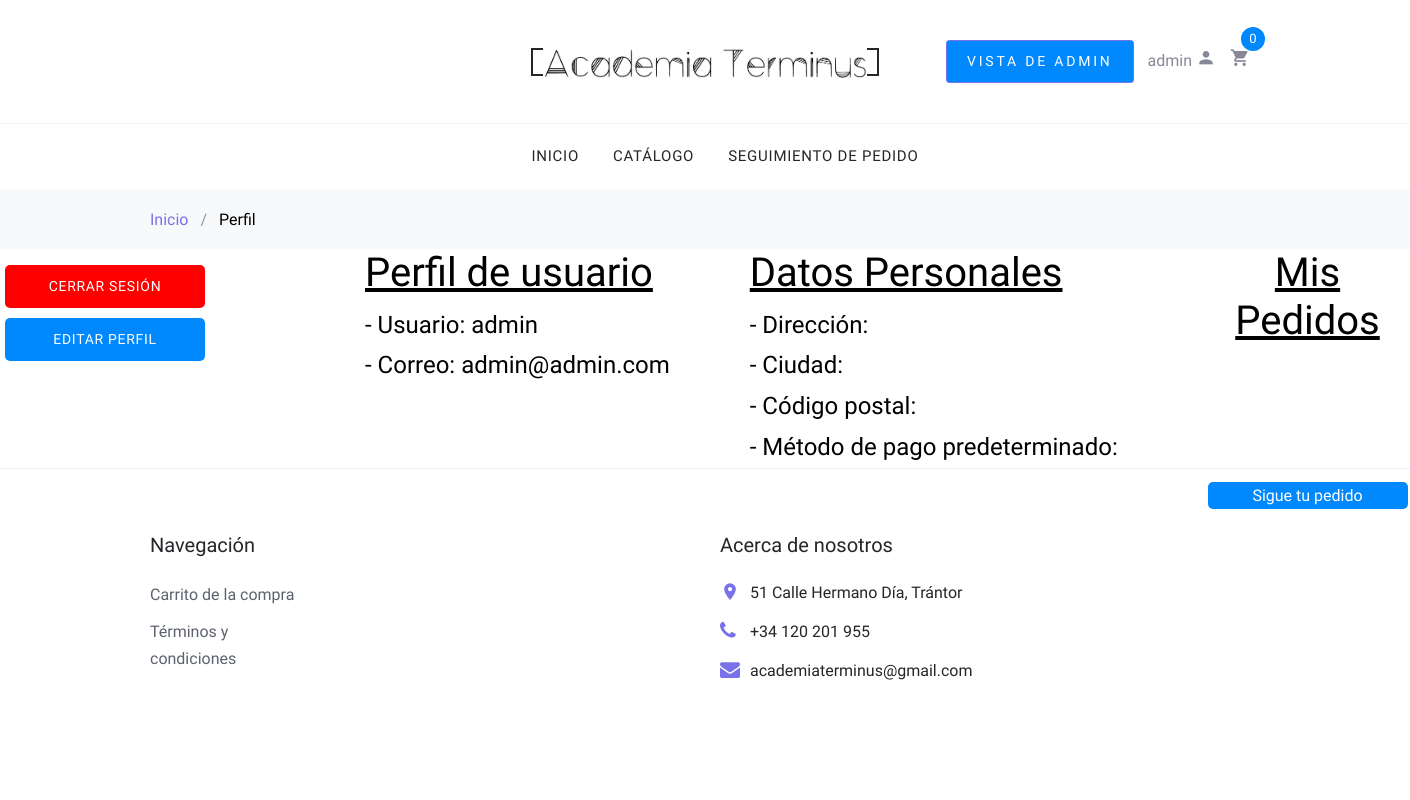
/accounts/profile/ (signed in), run on an earlier commit of the app's database.
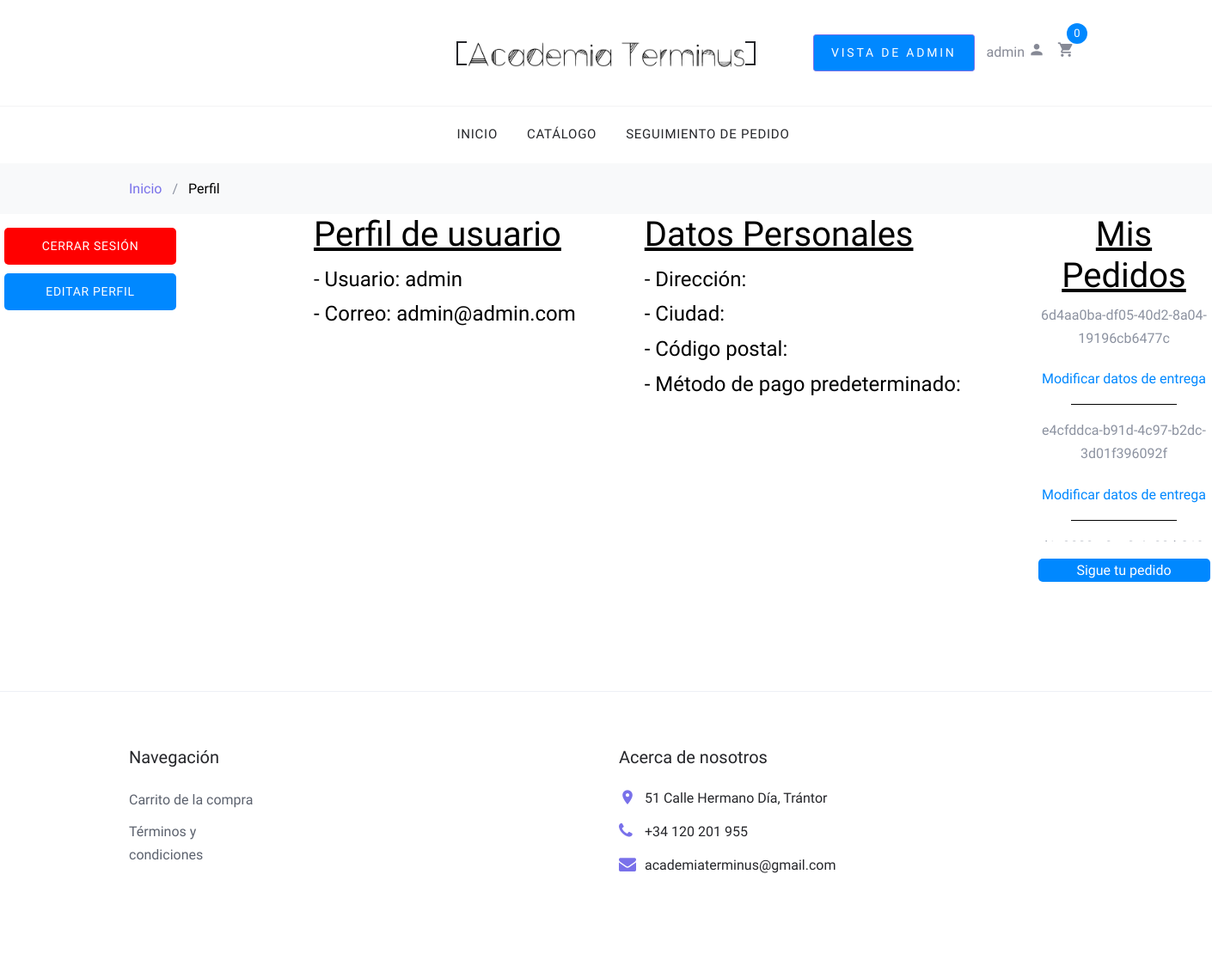
And on a later commit of the database.
### order/models.py (models this page shows, shortened)
class Order(models.Model):
    PAYMENT_METHOD_CHOICES = [
        ('tarjeta', 'Tarjeta'),
        ('contrareembolso', 'Contra reembolso'),
    ]
    first_name = models.CharField(max_length=50)
    last_name = models.CharField(max_length=50)
    email = models.EmailField()
    address = models.CharField(max_length=250)
    postal_code = models.CharField(max_length=20)
    city = models.CharField(max_length=100)
    created = models.DateTimeField(auto_now_add=True)
    updated = models.DateTimeField(auto_now=True)
    paid = models.BooleanField(default=False)
    code = models.UUIDField(default=uuid.uuid4, editable=False)
    payment_method = models.CharField(max_length=20, choices=PAYMENT_METHOD_CHOICES, default='tarjeta')
    class Meta:
        ordering = ('-created',)
        verbose_name = 'pedidos'
        verbose_name_plural = 'pedidos'

### accounts/views.py (the view)
# urls.py: path('profile/', view=views.profile, name= 'profile'),
def profile(request):
    context = {}
    user_email = request.user.email
    user_orders = Order.objects.filter(email=user_email)
    context['orders'] = user_orders
    return render(request,'user/profile.html', context)

### cart/cart.py (called while the page is built)
    def __len__(self):
        return sum(item['quantity'] for item in self.cart.values())

### cart/context_processors.py (called while the page is built)
def cart(request):
    return {'cart': Cart(request)}

### accounts/templates/user/profile.html (shortened to what this page needs)
{% extends "shop/base/base.html" %}
{% load static %}
{% load crispy_forms_tags %}
{% block content %}
<head>
</head>
<div class="bg-light py-3">
    <div class="container">
        <div class="row">
            <div class="col-md-12 mb-0"><a href="/">Inicio</a> <span class="mx-2 mb-0">/</span> <strong
                    class="text-black">Perfil</strong></div>
        </div>
    </div>
</div>
<center>
  <div class="content">
    <div class="edit-close">
        <div class="mt-3">
          <a href="logout/" class="btn btn-sm" style="border-radius:5px; background-color:red; color:white; display:block; margin-bottom: 10px; width: 200px; margin-left:auto">Cerrar sesión</a>
          <a href="/accounts/edit_profile/" class="btn btn-sm" style="border-radius:5px; background-color: #0088FF; color:white; display:block; width: 200px; margin-left:auto">Editar perfil</a>
        </div>
    </div>
    <div class="perfil" style="display:flex;flex-direction:row ;text-align:left; padding-left:10rem; width:1000px">
        <div style="margin-right:5rem">
          <h1 style="color:black"><u>Perfil de usuario</u></h1>
          <a style="color:black; font-size:1.5rem">- Usuario: {{ user.username }}</a>
          <br>
          <a style="color:black; font-size:1.5rem">- Correo: {{ user.email }}</a>
        </div>
        <div>
          <h1 style="color:black"><u>Datos Personales</u></h1>
          <a style="color:black; font-size:1.5rem">- Dirección: {{ user.cliente.dirección }}</a>
          <br>
          <a style="color:black; font-size:1.5rem">- Ciudad: {{ user.cliente.ciudad }}</a>
          <br>
          <a style="color:black; font-size:1.5rem">- Código postal: {{ user.cliente.código_postal }}</a>
          <br>
          <a style="color:black; font-size:1.5rem">- Método de pago predeterminado: {{ user.cliente.método_pago }}</a>
          <br>
        </div>
    </div>
    <div>
      <h1 style="color:black"><u>Mis Pedidos</u></h1>
      <div class="pedidos-usuario">
        {% for order in orders %}
        <p>{{ order.code }}</p>
        <a href="/order/modify/?order_code={{ order.code }}" class="bt-search" style="border-radius:5px; background-color:#FFFFFF; color:#0088ff; display:block; margin-top: 20px; width: 200px; margin-right:20x">Modificar datos de entrega</a>
        <hr style="width:60%; background-color:black">
        {% endfor%}
      </div>
      <a href="/order/search" class="bt-search" style="border-radius:5px; background-color:#0088ff; color:white; display:block; margin-top: 20px; width: 200px; margin-right:20x">Sigue tu pedido</a>
    </div>
  </div>
</div>
{% endblock %}

What changed in the data, as far as the page shows it:
added Order: code "6d4aa0ba-df05-40d2-8a04-19196cb6477c"
added Order: code "e4cfddca-b91d-4c97-b2dc-3d01f396092f"
